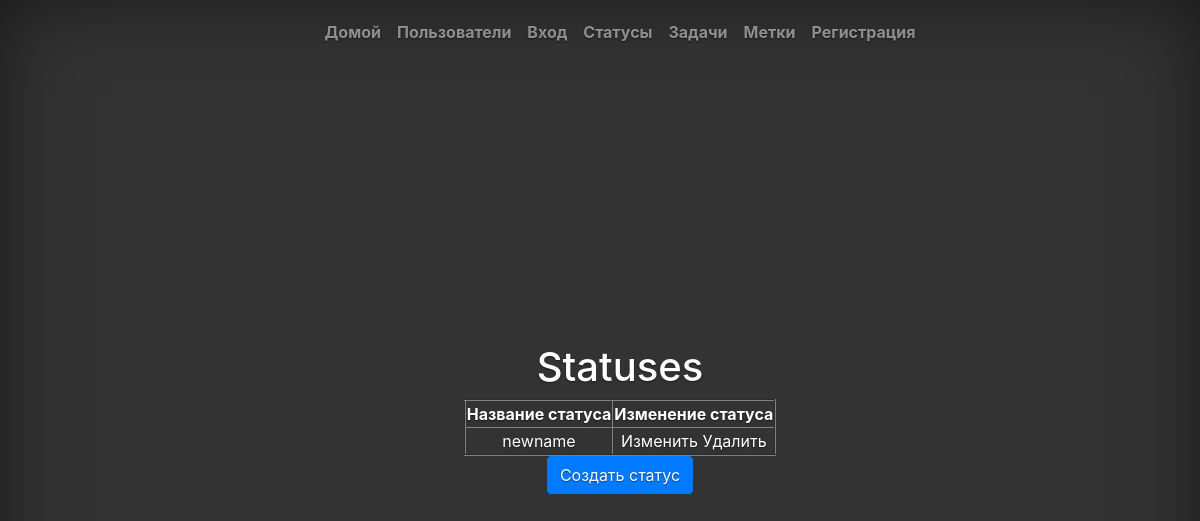
Page /statuses/ on the earlier database version.
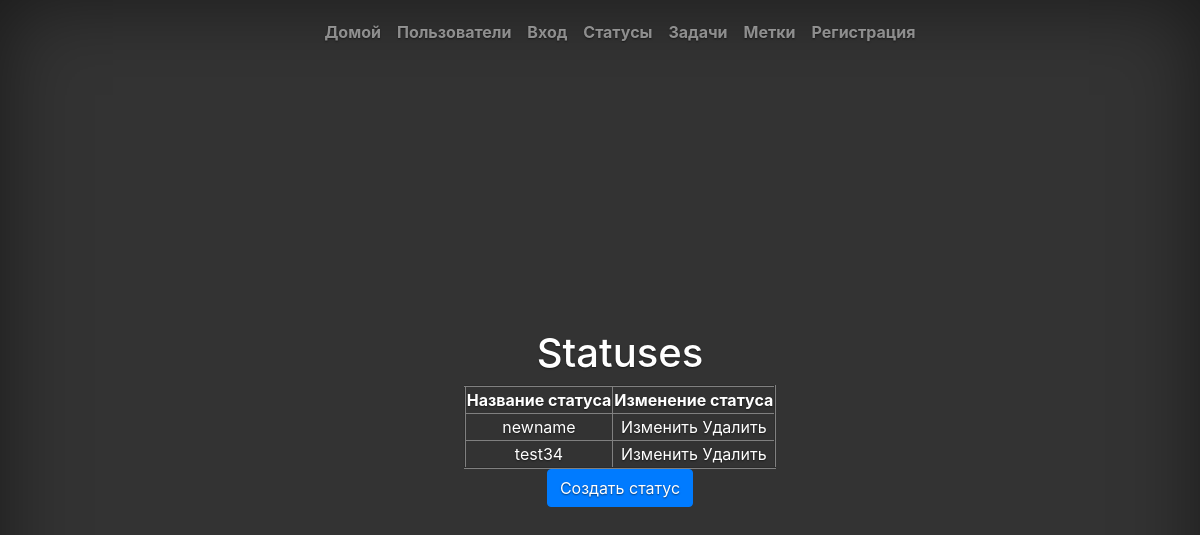
Same page on the later database version.
### tasks/models.py (models this page shows, shortened)
class TaskStatus(models.Model):
    name = models.CharField('Имя', max_length=70, unique=True)
    class Meta():
        ordering = ['name']

### task_manager/views.py (the view)
# urls.py: path('statuses/', views.ListStatusesView.as_view(), name='statuses_list'),
class ListStatusesView(generic.ListView):
    model = TaskStatus
    template_name = 'statuses_index.html'

### task_manager/templates/statuses_index.html (shortened to what this page needs)
{% extends 'index.html' %}
{% load bootstrap4 %}
{% load i18n %}
{% block welcome %}
	<h1>Statuses</h1>
	<table border="2" align="center">
		<tr>
			<th>Название статуса</th>
			<th>Изменение статуса</th>
		</tr>
		{% for status in object_list %}
			<tr>
				<td><a href={% url 'status' status.id %}>{{ status.name }}</a></td>
				<td>
					<a href={% url 'update_status' status.id %}>Изменить</a>
					<a href={% url 'delete_status' status.id %}>Удалить</a>
				</td>
			</tr>
		{% endfor %}
	</table>
	<a class="btn btn-primary" href={% url 'create_status' %}>{% translate "Создать статус" %}</a>
{% endblock %}

Differences in the rows shown:
added TaskStatus: name "test34"
